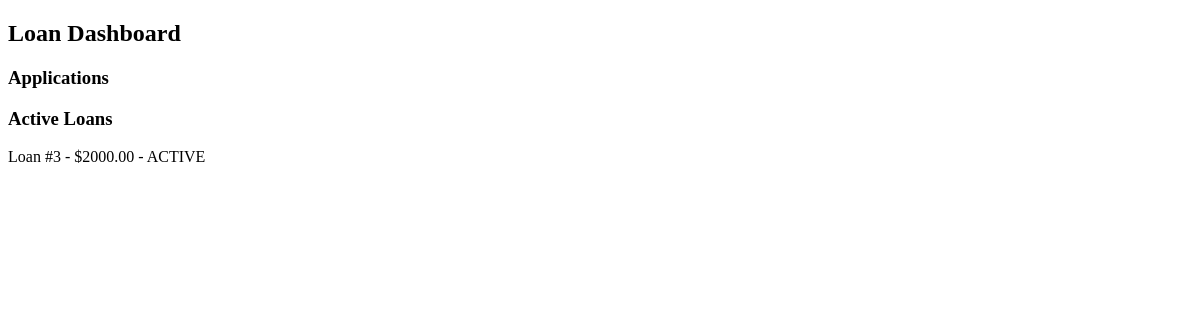
The page /loans/dashboard/ (signed in) on the database as committed earlier.
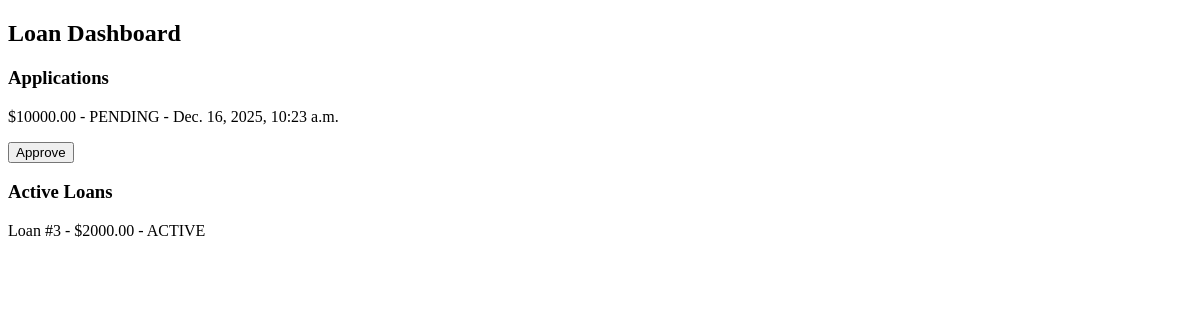
The same page on the database as committed later.
### loans/models.py (models this page shows, shortened)
class Loan(models.Model):
    STATUS_CHOICES = (
        ('ACTIVE', 'Active'),
        ('COMPLETED', 'Completed'),
        ('DEFAULTED', 'Defaulted'),
    )
    application = models.OneToOneField(LoanApplication, on_delete=models.CASCADE)
    borrower = models.ForeignKey(User, on_delete=models.CASCADE, related_name='borrowed_loans')
    investor = models.ForeignKey(User, on_delete=models.CASCADE, related_name='invested_loans')
    principal = models.DecimalField(max_digits=12, decimal_places=2)
    interest_rate = models.DecimalField(max_digits=5, decimal_places=2)
    duration_months = models.PositiveIntegerField()
    monthly_payment = models.DecimalField(max_digits=12, decimal_places=2)
    status = models.CharField(max_length=10, choices=STATUS_CHOICES, default='ACTIVE')
    start_date = models.DateTimeField(auto_now_add=True)
    end_date = models.DateTimeField()

class LoanApplication(models.Model):
    STATUS_CHOICES = (
        ('PENDING', 'Pending'),
        ('APPROVED', 'Approved'),
        ('REJECTED', 'Rejected'),
    )
    borrower = models.ForeignKey(User, on_delete=models.CASCADE, limit_choices_to={'role': 'BORROWER'})
    amount = models.DecimalField(max_digits=12, decimal_places=2)
    duration_months = models.PositiveIntegerField()
    purpose = models.TextField()
    status = models.CharField(max_length=10, choices=STATUS_CHOICES, default='PENDING')
    created_at = models.DateTimeField(auto_now_add=True)
    reviewed_at = models.DateTimeField(null=True, blank=True)
    reviewed_by = models.ForeignKey(User, on_delete=models.SET_NULL, null=True, blank=True, related_name='reviewed_applications')

### loans/views.py (the view)
# urls.py: path('dashboard/', views.loan_dashboard, name='loan_dashboard'),
@login_required
def loan_dashboard(request):
    if request.user.role == 'BORROWER':
        applications = LoanApplication.objects.filter(borrower=request.user)
        loans = Loan.objects.filter(borrower=request.user)
    else:
        applications = LoanApplication.objects.filter(status='PENDING')
        loans = Loan.objects.filter(investor=request.user)
    return render(request, 'loans/dashboard.html', {
        'applications': applications,
        'loans': loans
    })

### templates/loans/dashboard.html (shortened to what this page needs)
<!DOCTYPE html>
<html>
<head><title>Loan Dashboard</title></head>
<body>
    <h2>Loan Dashboard</h2>
    <h3>Applications</h3>
    {% for app in applications %}
        <div>
            <p>${{ app.amount }} - {{ app.status }} - {{ app.created_at }}</p>
            {% if user.role == 'INVESTOR' and app.status == 'PENDING' %}
                <button onclick="approveApp({{ app.id }})">Approve</button>
            {% endif %}
        </div>
    {% endfor %}
    <h3>Active Loans</h3>
    {% for loan in loans %}
        <div>
            <p>Loan #{{ loan.id }} - ${{ loan.principal }} - {{ loan.status }}</p>
        </div>
    {% endfor %}
</body>
</html>

Rows that differ between the two databases and show on the page:
added LoanApplication: amount "10000.00", status "PENDING", created_at "Dec. 16, 2025, 10:23 a.m."
